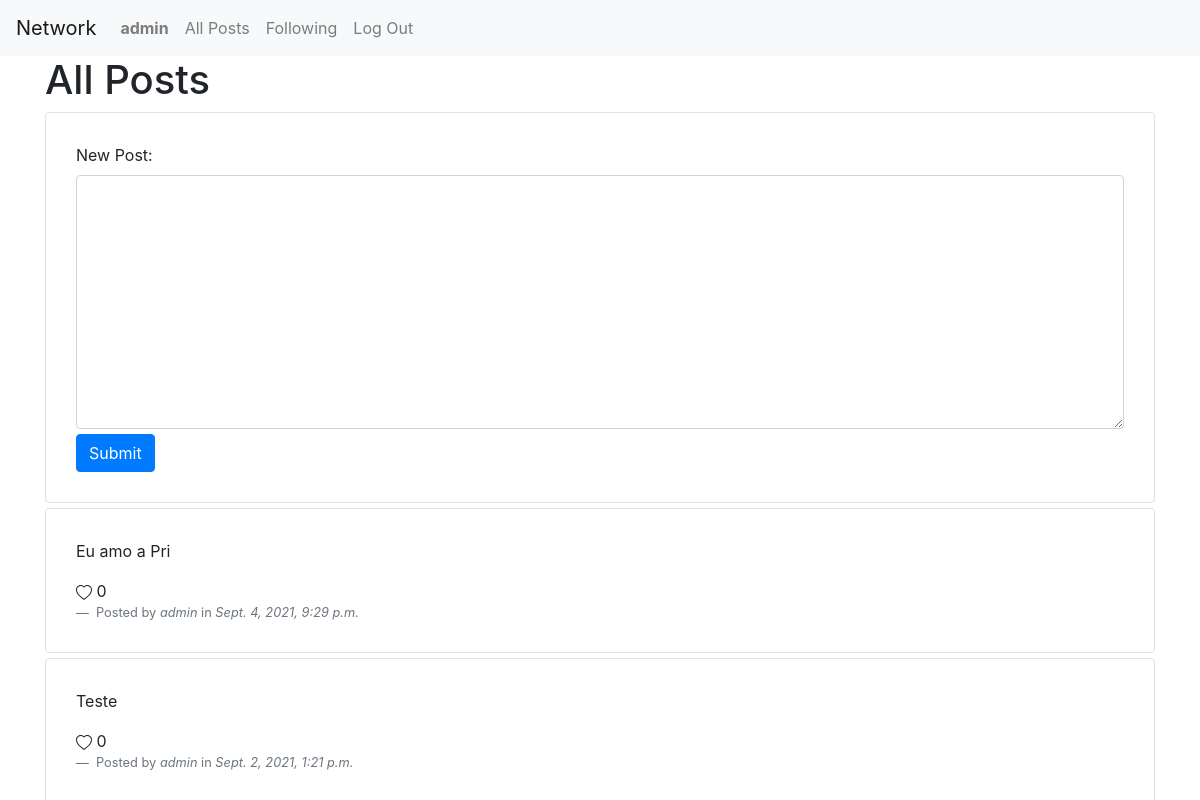
Screenshot of / (signed in) with the database file from the repository.
### network/models.py (models this page shows)
class User(AbstractUser):
    pass

class Post(models.Model):
    author = models.ForeignKey("User", on_delete=models.CASCADE, related_name="author")
    content = models.TextField()
    dateTime = models.DateTimeField()

### network/views.py (the view)
# urls.py: path("", views.index, name="index"),
def index(request):
    posts = functions.getAllUserPostsAndLikes()
    variables = {"newPostForm": newPostForm, "posts": posts}
    if request.method == "POST":
        form = newPostForm(request.POST)
        print(form)
        if form.is_valid():
            functions.createPostFormAuthor(form, request.user)
            return HttpResponseRedirect(reverse("index"))
        else:
            return render(
                request, "network/index.html", {"newPostForm": form, "posts": posts}
            )
    else:
        return render(request, "network/index.html", variables)

### network/functions.py (called while the page is built)
def getAllUserPostsAndLikes():
    postsQueried = Post.objects.all().order_by("-dateTime")
    postsToReturn = []
    for item in postsQueried:
        data = PostData()
        data.author = item.author
        data.dateTime = item.dateTime
        data.content = item.content
        data.likes = Like.objects.filter(post=item).count()
        postsToReturn.append(data)
    return postsToReturn

### network/templates/network/index.html (shortened to what this page needs)
{% extends "network/layout.html" %}
{% block body %}
    <h1> All Posts </h1>
    <div class="PostsDiv border rounded">
        <form id="newPostForm" action="{% url 'index' %}" method="post">
            <label for="postContent" class="form-label">New Post:</label>
            {{ newPostForm.content }}
            <input type="submit" value="Submit" class="btn btn-primary">
        </form>
    </div>
    <div class="posts">
        {% for post in posts %}
        <div class="post border rounded PostsDiv">
            <p>{{ post.content }}</p>
            <span> {{ post.likes }}</span>
            <footer class="blockquote-footer">
                Posted by <cite title="Source Title">{{ post.author }} </cite>in<cite tittle="Source Title"> {{ post.dateTime}}</cite>
            </footer>
        </div>
        {% endfor %}
    </div>
{% endblock %}

### network/templates/network/layout.html (shortened to what this page needs)
{% load static %}
<!DOCTYPE html>
<html lang="en">
    <head>
        <link rel="stylesheet" href="https://stackpath.bootstrapcdn.com/bootstrap/4.4.1/css/bootstrap.min.css">
        <link href="{% static 'network/styles.css' %}" rel="stylesheet">
    </head>
    <body>
        <nav class="navbar navbar-expand-lg navbar-light bg-light">
            <a class="navbar-brand" href="{% url 'index' %}">Network</a>
            <div>
              <ul class="navbar-nav mr-auto">
                {% if user.is_authenticated %}
                    <li class="nav-item">
                        <a class="nav-link" href="{% url 'profile' user.username %}"><strong>{{ user.username }}</strong></a>
                    </li>
                {% endif %}
                <li class="nav-item">
                  <a class="nav-link" href="{% url 'index' %}">All Posts</a>
                </li>
                {% if user.is_authenticated %}
                    <li class="nav-item">
                        <a class="nav-link" href="{% url 'following' %}">Following</a>
                    </li>
                    <li class="nav-item">
                        <a class="nav-link" href="{% url 'logout' %}">Log Out</a>
                    </li>
                {% endif %}
              </ul>
            </div>
          </nav>
        <div class="body container">
            {% block body %}
            {% endblock %}
        </div>
    </body>
</html>

### network/static/network/styles.css (style rules this page uses)
.PostsDiv { padding: 30px; margin-top: 5px; }
#postContent { margin-bottom: 5px; }

### rows the page displays
User: username "admin", author "admin" "admin"
Post: content "Eu amo a Pri", dateTime "Sept. 4, 2021, 9:29 p.m."
Post: content "Teste", dateTime "Sept. 2, 2021, 1:21 p.m."

### other values shown
{{ post.likes }} "0" "0"
